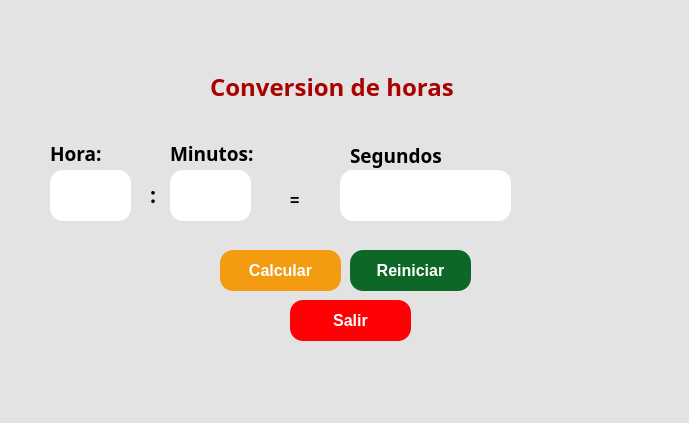
<?xml version="1.0" encoding="UTF-8"?>
<ui version="4.0">
 <class>MainWindow</class>
 <widget class="QMainWindow" name="MainWindow">
  <property name="geometry">
   <rect>
    <x>0</x>
    <y>0</y>
    <width>689</width>
    <height>423</height>
   </rect>
  </property>
  <property name="windowTitle">
   <string>MainWindow</string>
  </property>
  <property name="styleSheet">
   <string notr="true">background-color: rgb(227, 227, 227);</string>
  </property>
  <widget class="QWidget" name="centralwidget">
   <widget class="QLabel" name="label_3">
    <property name="geometry">
     <rect>
      <x>0</x>
      <y>0</y>
      <width>171</width>
      <height>51</height>
     </rect>
    </property>
    <property name="text">
     <string/>
    </property>
    <property name="pixmap">
     <pixmap>../../../../3D Objects/UAT.png</pixmap>
    </property>
    <property name="scaledContents">
     <bool>true</bool>
    </property>
   </widget>
   <widget class="QLabel" name="label_4">
    <property name="geometry">
     <rect>
      <x>530</x>
      <y>0</y>
      <width>161</width>
      <height>51</height>
     </rect>
    </property>
    <property name="text">
     <string/>
    </property>
    <property name="pixmap">
     <pixmap>../../../../3D Objects/facultad_ingenieria_tampico.png</pixmap>
    </property>
    <property name="scaledContents">
     <bool>true</bool>
    </property>
   </widget>
   <widget class="QLabel" name="label_5">
    <property name="geometry">
     <rect>
      <x>590</x>
      <y>290</y>
      <width>91</width>
      <height>81</height>
     </rect>
    </property>
    <property name="font">
     <font>
      <pointsize>8</pointsize>
     </font>
    </property>
    <property name="cursor">
     <cursorShape>ArrowCursor</cursorShape>
    </property>
    <property name="styleSheet">
     <string notr="true"/>
    </property>
    <property name="text">
     <string/>
    </property>
    <property name="pixmap">
     <pixmap>../../../../3D Objects/Castor.jpg</pixmap>
    </property>
    <property name="scaledContents">
     <bool>true</bool>
    </property>
   </widget>
   <widget class="QLabel" name="label">
    <property name="geometry">
     <rect>
      <x>50</x>
      <y>140</y>
      <width>71</width>
      <height>21</height>
     </rect>
    </property>
    <property name="font">
     <font>
      <family>Rockwell</family>
     </font>
    </property>
    <property name="text">
     <string>&lt;html&gt;&lt;head/&gt;&lt;body&gt;&lt;p&gt;&lt;span style=&quot; font-size:14pt; font-weight:600;&quot;&gt;Hora:&lt;/span&gt;&lt;/p&gt;&lt;/body&gt;&lt;/html&gt;</string>
    </property>
   </widget>
   <widget class="QLabel" name="label_2">
    <property name="geometry">
     <rect>
      <x>350</x>
      <y>140</y>
      <width>91</width>
      <height>31</height>
     </rect>
    </property>
    <property name="font">
     <font>
      <family>Rockwell Condensed</family>
      <weight>50</weight>
      <bold>false</bold>
     </font>
    </property>
    <property name="text">
     <string>&lt;html&gt;&lt;head/&gt;&lt;body&gt;&lt;p&gt;&lt;span style=&quot; font-size:14pt; font-weight:600;&quot;&gt;Segundos:&lt;/span&gt;&lt;/p&gt;&lt;/body&gt;&lt;/html&gt;</string>
    </property>
   </widget>
   <widget class="QLabel" name="label_6">
    <property name="geometry">
     <rect>
      <x>210</x>
      <y>70</y>
      <width>251</width>
      <height>31</height>
     </rect>
    </property>
    <property name="font">
     <font>
      <family>Segoe UI Black</family>
      <pointsize>12</pointsize>
      <weight>75</weight>
      <bold>true</bold>
     </font>
    </property>
    <property name="text">
     <string>&lt;html&gt;&lt;head/&gt;&lt;body&gt;&lt;p&gt;&lt;span style=&quot; font-size:18pt; color:#aa0000;&quot;&gt;Conversion de horas&lt;/span&gt;&lt;/p&gt;&lt;/body&gt;&lt;/html&gt;</string>
    </property>
   </widget>
   <widget class="QPushButton" name="btn_reiniciar">
    <property name="geometry">
     <rect>
      <x>350</x>
      <y>250</y>
      <width>121</width>
      <height>41</height>
     </rect>
    </property>
    <property name="font">
     <font>
      <pointsize>12</pointsize>
      <weight>75</weight>
      <bold>true</bold>
     </font>
    </property>
    <property name="styleSheet">
     <string notr="true">color: rgb(255, 255, 255);
background-color: rgb(13, 104, 39);
border-radius:13px;
</string>
    </property>
    <property name="text">
     <string>Reiniciar</string>
    </property>
   </widget>
   <widget class="QLineEdit" name="txt_horas">
    <property name="geometry">
     <rect>
      <x>50</x>
      <y>170</y>
      <width>81</width>
      <height>51</height>
     </rect>
    </property>
    <property name="font">
     <font>
      <pointsize>14</pointsize>
     </font>
    </property>
    <property name="styleSheet">
     <string notr="true">background-color: rgb(255, 255, 255);
border-radius:13px;</string>
    </property>
    <property name="text">
     <string/>
    </property>
   </widget>
   <widget class="QPushButton" name="btn_calcular">
    <property name="geometry">
     <rect>
      <x>220</x>
      <y>250</y>
      <width>121</width>
      <height>41</height>
     </rect>
    </property>
    <property name="font">
     <font>
      <pointsize>12</pointsize>
      <weight>75</weight>
      <bold>true</bold>
     </font>
    </property>
    <property name="styleSheet">
     <string notr="true">background-color: #F39C12;
border-radius:13px;
color: rgb(255, 255, 255);</string>
    </property>
    <property name="text">
     <string>Calcular</string>
    </property>
   </widget>
   <widget class="QTextEdit" name="txt_resultado">
    <property name="geometry">
     <rect>
      <x>340</x>
      <y>170</y>
      <width>171</width>
      <height>51</height>
     </rect>
    </property>
    <property name="font">
     <font>
      <pointsize>14</pointsize>
     </font>
    </property>
    <property name="styleSheet">
     <string notr="true">background-color: rgb(255, 255, 255);
border-radius:13px;</string>
    </property>
    <property name="html">
     <string>&lt;!DOCTYPE HTML PUBLIC &quot;-//W3C//DTD HTML 4.0//EN&quot; &quot;http://www.w3.org/TR/REC-html40/strict.dtd&quot;&gt;
&lt;html&gt;&lt;head&gt;&lt;meta name=&quot;qrichtext&quot; content=&quot;1&quot; /&gt;&lt;style type=&quot;text/css&quot;&gt;
p, li { white-space: pre-wrap; }
&lt;/style&gt;&lt;/head&gt;&lt;body style=&quot; font-family:'MS Shell Dlg 2'; font-size:14pt; font-weight:400; font-style:normal;&quot;&gt;
&lt;p style=&quot;-qt-paragraph-type:empty; margin-top:0px; margin-bottom:0px; margin-left:0px; margin-right:0px; -qt-block-indent:0; text-indent:0px; font-size:8.25pt;&quot;&gt;&lt;br /&gt;&lt;/p&gt;&lt;/body&gt;&lt;/html&gt;</string>
    </property>
   </widget>
   <widget class="QLabel" name="label_7">
    <property name="geometry">
     <rect>
      <x>290</x>
      <y>190</y>
      <width>31</width>
      <height>21</height>
     </rect>
    </property>
    <property name="text">
     <string>&lt;html&gt;&lt;head/&gt;&lt;body&gt;&lt;p&gt;&lt;span style=&quot; font-size:12pt; font-weight:600;&quot;&gt;=&lt;/span&gt;&lt;/p&gt;&lt;/body&gt;&lt;/html&gt;</string>
    </property>
   </widget>
   <widget class="QPushButton" name="btn_salir">
    <property name="geometry">
     <rect>
      <x>290</x>
      <y>300</y>
      <width>121</width>
      <height>41</height>
     </rect>
    </property>
    <property name="font">
     <font>
      <pointsize>12</pointsize>
      <weight>75</weight>
      <bold>true</bold>
     </font>
    </property>
    <property name="styleSheet">
     <string notr="true">color: rgb(255, 255, 255);
background-color: rgb(255, 0, 4);
border-radius:13px;
</string>
    </property>
    <property name="text">
     <string>Salir</string>
    </property>
   </widget>
   <widget class="QLabel" name="label_8">
    <property name="geometry">
     <rect>
      <x>150</x>
      <y>180</y>
      <width>16</width>
      <height>31</height>
     </rect>
    </property>
    <property name="font">
     <font>
      <family>Rockwell</family>
     </font>
    </property>
    <property name="text">
     <string>&lt;html&gt;&lt;head/&gt;&lt;body&gt;&lt;p&gt;&lt;span style=&quot; font-size:16pt; font-weight:600;&quot;&gt;:&lt;/span&gt;&lt;/p&gt;&lt;/body&gt;&lt;/html&gt;</string>
    </property>
   </widget>
   <widget class="QLineEdit" name="txt_minutos">
    <property name="geometry">
     <rect>
      <x>170</x>
      <y>170</y>
      <width>81</width>
      <height>51</height>
     </rect>
    </property>
    <property name="font">
     <font>
      <pointsize>14</pointsize>
     </font>
    </property>
    <property name="styleSheet">
     <string notr="true">background-color: rgb(255, 255, 255);
border-radius:13px;</string>
    </property>
    <property name="text">
     <string/>
    </property>
   </widget>
   <widget class="QLabel" name="label_9">
    <property name="geometry">
     <rect>
      <x>170</x>
      <y>140</y>
      <width>91</width>
      <height>21</height>
     </rect>
    </property>
    <property name="font">
     <font>
      <family>Rockwell</family>
     </font>
    </property>
    <property name="text">
     <string>&lt;html&gt;&lt;head/&gt;&lt;body&gt;&lt;p&gt;&lt;span style=&quot; font-size:14pt; font-weight:600;&quot;&gt;Minutos:&lt;/span&gt;&lt;/p&gt;&lt;/body&gt;&lt;/html&gt;</string>
    </property>
   </widget>
  </widget>
  <widget class="QMenuBar" name="menubar">
   <property name="geometry">
    <rect>
     <x>0</x>
     <y>0</y>
     <width>689</width>
     <height>21</height>
    </rect>
   </property>
  </widget>
  <widget class="QStatusBar" name="statusbar"/>
 </widget>
 <resources>
  <include location="../../Archivos/Recursos.qrc"/>
 </resources>
 <connections/>
</ui>
